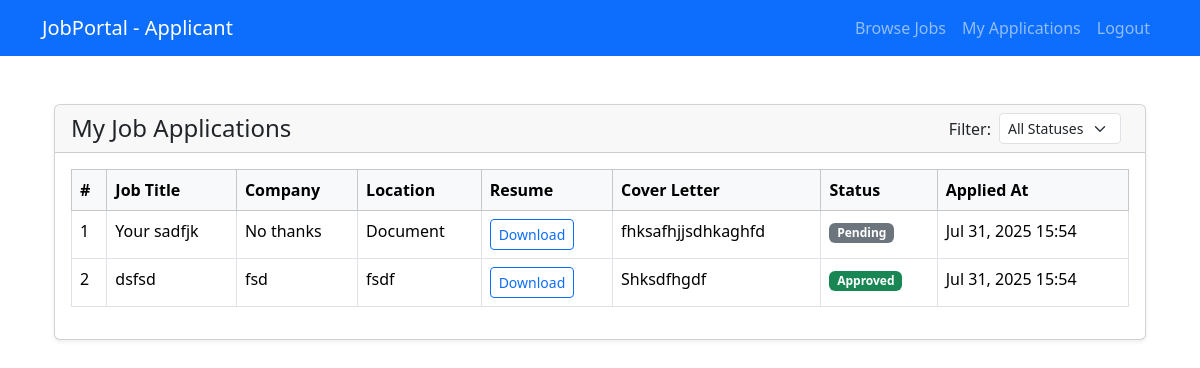
Page /applicant/my-applications/ (signed in) on the committed database.
### jobportal/models.py (models this page shows)
class Application(models.Model):
    STATUS_CHOICES = [
        ('Pending', 'Pending'),
        ('Approved', 'Approved'),
        ('Rejected', 'Rejected'),
    ]
    job = models.ForeignKey(Job, on_delete=models.CASCADE)
    applicant = models.ForeignKey(User, on_delete=models.CASCADE)
    resume = models.FileField(upload_to='resumes/')
    cover_letter = models.TextField()
    applied_at = models.DateTimeField(auto_now_add=True)
    status = models.CharField(max_length=20, choices=STATUS_CHOICES, default='Pending')

class Job(models.Model):
    title = models.CharField(max_length=100)
    company_name = models.CharField(max_length=100)
    location = models.CharField(max_length=100)
    description = models.TextField()
    posted_by = models.ForeignKey(User, on_delete=models.CASCADE)
    created_at = models.DateTimeField(auto_now_add=True)

### jobportal/views.py (the view)
# urls.py: path('applicant/my-applications/', views.my_applications, name='my_applications'),
@login_required
def my_applications(request):
    status_filter = request.GET.get('status')
    applications = Application.objects.filter(applicant=request.user)
    if status_filter in ['Pending', 'Approved', 'Rejected']:
        applications = applications.filter(status=status_filter)
    return render(request, 'applicant/my_applications.html', {
        'applications': applications,
        'status_filter': status_filter,
    })

### jobportal/templates/applicant/my_applications.html (shortened to what this page needs)
{% extends 'applicant/base.html' %}
{% load static %}
{% block content %}
<div class="container mt-5">
    <div class="card shadow-sm">
        <div class="card-header d-flex justify-content-between align-items-center">
            <h4 class="mb-0">My Job Applications</h4>
            <form method="GET" class="d-flex align-items-center">
                <label for="status" class="me-2 mb-0">Filter:</label>
                <select name="status" id="status" class="form-select form-select-sm me-2" onchange="this.form.submit()">
                    <option value="">All Statuses</option>
                </select>
            </form>
        </div>
        <div class="card-body">
            {% if applications %}
            <div class="table-responsive">
                <table class="table table-bordered table-hover">
                    <thead class="table-light">
                        <tr>
                            <th>#</th>
                            <th>Job Title</th>
                            <th>Company</th>
                            <th>Location</th>
                            <th>Resume</th>
                            <th>Cover Letter</th>
                            <th>Status</th>
                            <th>Applied At</th>
                        </tr>
                    </thead>
                    <tbody>
                        {% for app in applications %}
                        <tr>
                            <td>{{ forloop.counter }}</td>
                            <td>{{ app.job.title }}</td>
                            <td>{{ app.job.company_name }}</td>
                            <td>{{ app.job.location }}</td>
                            <td>
                                <a href="{{ app.resume.url }}" class="btn btn-sm btn-outline-primary" download>
                                    Download
                                </a>
                            </td>
                            <td>{{ app.cover_letter|truncatechars:100 }}</td>
                            <td>
                                {% if app.status == "Pending" %}
                                <span class="badge bg-secondary">Pending</span>
                                {% elif app.status == "Approved" %}
                                <span class="badge bg-success">Approved</span>
                                {% elif app.status == "Rejected" %}
                                <span class="badge bg-danger">Rejected</span>
                                {% else %}
                                <span class="badge bg-dark">Unknown</span>
                                {% endif %}
                            </td>
                            <td>{{ app.applied_at|date:"M d, Y H:i" }}</td>
                        </tr>
                        {% endfor %}
                    </tbody>
                </table>
            </div>
            {% else %}
            <p class="text-muted">You haven’t applied for any jobs yet.</p>
            {% endif %}
        </div>
    </div>
</div>
{% endblock %}

### rows in the picture
Application: job "Your sadfjk", job.company_name "No thanks", job.location "Document", cover_letter "fhksafhjjsdhkaghfd", status "Pending", applied_at "Jul 31, 2025 15:54"
Application: job "dsfsd", job.company_name "fsd", job.location "fsdf", cover_letter "Shksdfhgdf", status "Approved", applied_at "Jul 31, 2025 15:54"
